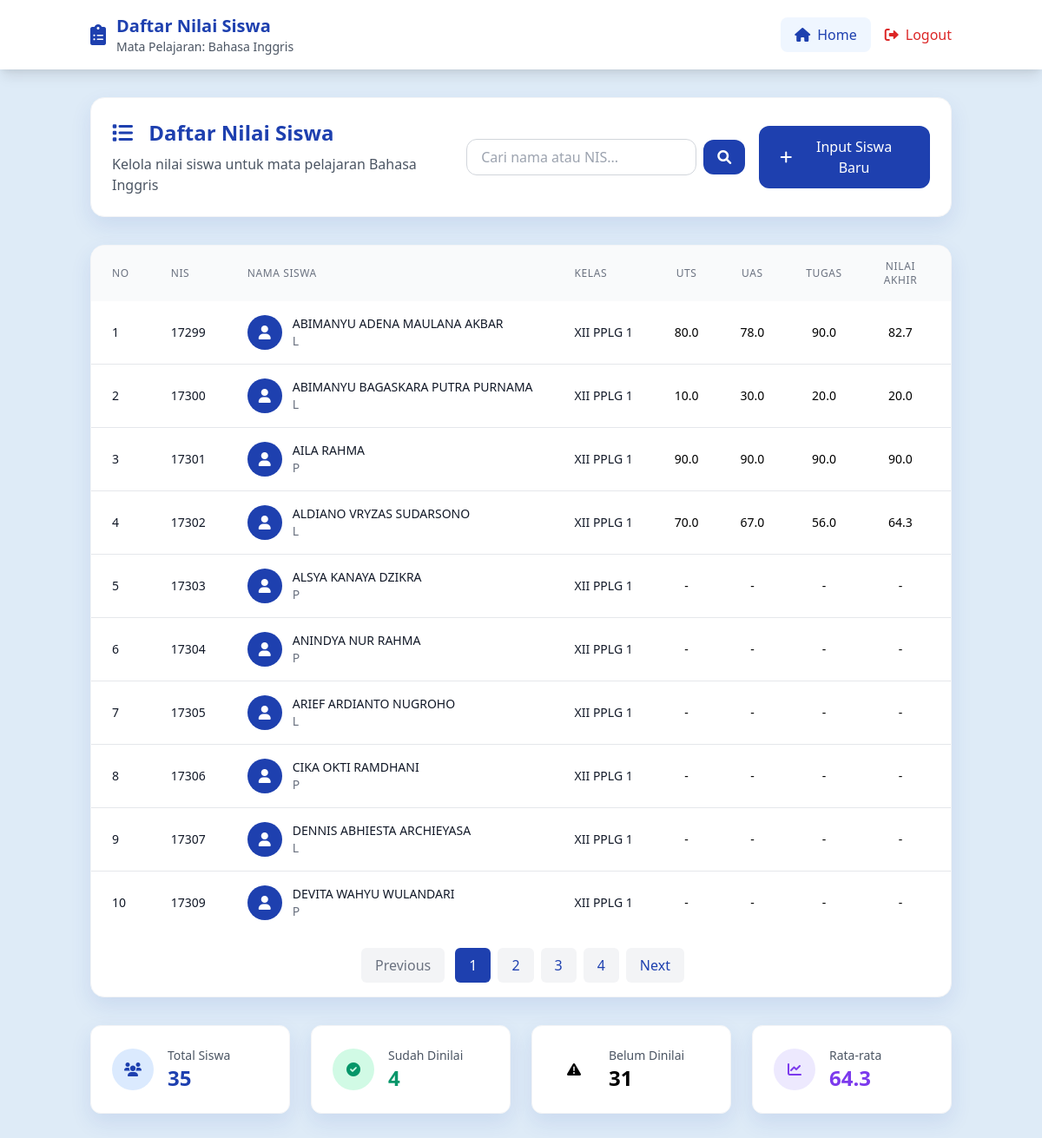
/nilai_siswaa.php (signed in), run on the app's committed database.
### tables this page shows
CREATE TABLE `mata_pelajaran` (
  `id` int(11) NOT NULL,
  `nama_mapel` varchar(50) NOT NULL
);

CREATE TABLE `nilai` (
  `id` int(11) NOT NULL,
  `nis` varchar(10) DEFAULT NULL,
  `id_mapel` int(11) DEFAULT NULL,
  `uts` decimal(5,2) DEFAULT NULL,
  `uas` decimal(5,2) DEFAULT NULL,
  `tugas` decimal(5,2) DEFAULT NULL,
  `na` decimal(5,2) DEFAULT NULL,
  `grade` char(1) DEFAULT NULL,
  `created_at` timestamp NOT NULL DEFAULT current_timestamp()
);

CREATE TABLE `siswa` (
  `nis` varchar(10) NOT NULL,
  `nama` varchar(100) NOT NULL,
  `jenis_kelamin` char(1) NOT NULL,
  `kelas` varchar(20) NOT NULL DEFAULT 'XII PPLG 1',
  `tahun_ajaran` varchar(20) NOT NULL DEFAULT '2054/2026'
);

### nilai_siswaa.php (the view, shortened to what this page needs)
<?php
require 'koneksi.php';
$id_mapel = $_SESSION['id_mapel'];
$mapel = $pdo->query("SELECT * FROM mata_pelajaran WHERE id = $id_mapel")->fetch();
$search = isset($_GET['search']) ? trim($_GET['search']) : '';
$limit = 10;
$page = isset($_GET['page']) && is_numeric($_GET['page']) ? (int)$_GET['page'] : 1;
$offset = ($page - 1) * $limit;
$count_query = "SELECT COUNT(*) FROM siswa s";
$stmt = $pdo->prepare($count_query);
$stmt->execute();
$total_records = $stmt->fetchColumn();
$total_pages = ceil($total_records / $limit);
$query = "SELECT s.*, n.uts, n.uas, n.tugas, n.na, n.grade, n.id as nilai_id
          FROM siswa s
          LEFT JOIN nilai n ON s.nis = n.nis AND n.id_mapel = :id_mapel";
$query .= " ORDER BY s.nama LIMIT :limit OFFSET :offset";
$stmt = $pdo->prepare($query);
$stmt->bindValue(':id_mapel', $id_mapel, PDO::PARAM_INT);
$stmt->bindValue(':limit', $limit, PDO::PARAM_INT);
$stmt->bindValue(':offset', $offset, PDO::PARAM_INT);
$stmt->execute();
$siswa_nilai = $stmt->fetchAll();
?>
<!DOCTYPE html>
<html lang="id">
<head>
    <link href="https://cdn.jsdelivr.net/npm/tailwindcss@2.2.19/dist/tailwind.min.css" rel="stylesheet">
    <link href="https://cdnjs.cloudflare.com/ajax/libs/font-awesome/6.0.0/css/all.min.css" rel="stylesheet">
</head>
<body class="bg-light-blue min-h-screen">
    <header class="bg-white shadow-lg">
        <div class="container mx-auto px-4 py-4">
            <div class="flex justify-between items-center">
                <div class="flex items-center space-x-3">
                    <i class="fas fa-clipboard-list text-2xl text-primary-blue"></i>
                    <div>
                        <h1 class="text-xl font-bold text-primary-blue">Daftar Nilai Siswa</h1>
                        <p class="text-gray-600 text-sm">Mata Pelajaran: <?php echo $mapel['nama_mapel']; ?></p>
                    </div>
                </div>
                <div class="flex items-center space-x-4">
                    <a href="home_guru.php" class="flex items-center text-primary-blue hover:text-blue-700 transition-all duration-300 bg-blue-50 px-4 py-2 rounded-lg">
                        <i class="fas fa-home mr-2"></i>
                        Home
                    </a>
                    <a href="logout.php" class="flex items-center text-red-600 hover:text-red-700 transition-all duration-300">
                        <i class="fas fa-sign-out-alt mr-2"></i>
                        Logout
                    </a>
                </div>
            </div>
        </div>
    </header>
    <main class="container mx-auto px-4 py-8">
        <div class="max-w-7xl mx-auto">
            <div class="bg-white rounded-2xl card-shadow p-6 border border-gray-100 mb-8">
                <div class="flex flex-col sm:flex-row justify-between items-start sm:items-center">
                    <div>
                        <h2 class="text-2xl font-bold text-primary-blue mb-2">
                            <i class="fas fa-list mr-3"></i>
                            Daftar Nilai Siswa
                        </h2>
                        <p class="text-gray-600">
                            Kelola nilai siswa untuk mata pelajaran <?php echo $mapel['nama_mapel']; ?>
                        </p>
                    </div>
                    <div class="mt-4 sm:mt-0 flex space-x-4">
                        <form method="GET" class="flex items-center">
                            <input
                                type="text"
                                name="search"
                                value="<?php echo htmlspecialchars($search); ?>"
                                placeholder="Cari nama atau NIS..."
                                class="px-4 py-2 border border-gray-300 rounded-xl focus:outline-none input-focus transition-all duration-300"
                            >
                            <button
                                type="submit"
                                class="ml-2 bg-primary-blue text-white px-4 py-2 rounded-xl hover:bg-blue-700 transition-all duration-300 btn-hover"
                            >
                                <i class="fas fa-search"></i>
                            </button>
                        </form>
                        <button id="openModalBtn" class="bg-primary-blue text-white px-6 py-3 rounded-xl hover:bg-blue-700 transition-all duration-300 btn-hover inline-flex items-center">
                            <i class="fas fa-plus mr-2"></i>
                            Input Siswa Baru
                        </button>
                    </div>
                </div>
            </div>
            <div class="bg-white rounded-2xl card-shadow border border-gray-100 overflow-hidden">
                <div class="overflow-x-auto">
                    <table class="w-full">
                        <thead class="bg-gray-50">
                            <tr>
                                <th class="px-6 py-4 text-left text-xs font-medium text-gray-500 uppercase tracking-wider">No</th>
                                <th class="px-6 py-4 text-left text-xs font-medium text-gray-500 uppercase tracking-wider">NIS</th>
                                <th class="px-6 py-4 text-left text-xs font-medium text-gray-500 uppercase tracking-wider">Nama Siswa</th>
                                <th class="px-6 py-4 text-left text-xs font-medium text-gray-500 uppercase tracking-wider">Kelas</th>
                                <th class="px-6 py-4 text-center text-xs font-medium text-gray-500 uppercase tracking-wider">UTS</th>
                                <th class="px-6 py-4 text-center text-xs font-medium text-gray-500 uppercase tracking-wider">UAS</th>
                                <th class="px-6 py-4 text-center text-xs font-medium text-gray-500 uppercase tracking-wider">Tugas</th>
                                <th class="px-6 py-4 text-center text-xs font-medium text-gray-500 uppercase tracking-wider">Nilai Akhir</th>
                                <th class="px-6 py-4 text-center text-xs font-medium text-gray-500 uppercase tracking-wider">Grade</th>
                            </tr>
                        </thead>
                        <tbody class="bg-white divide-y divide-gray-200">
                            <?php foreach ($siswa_nilai as $index => $siswa) : ?>
                                <tr class="table-hover transition-colors duration-200">
                                    <td class="px-6 py-4 whitespace-nowrap text-sm font-medium text-gray-900">
                                        <?php echo $offset + $index + 1; ?>
                                    </td>
                                    <td class="px-6 py-4 whitespace-nowrap text-sm text-gray-900">
                                        <?php echo $siswa['nis']; ?>
                                    </td>
                                    <td class="px-6 py-4 whitespace-nowrap">
                                        <div class="flex items-center">
                                            <div class="w-10 h-10 bg-primary-blue rounded-full flex items-center justify-center mr-3">
                                                <i class="fas fa-user text-white"></i>
                                            </div>
                                            <div>
                                                <div class="text-sm font-medium text-gray-900"><?php echo $siswa['nama']; ?></div>
                                                <div class="text-sm text-gray-500"><?php echo $siswa['jenis_kelamin']; ?></div>
                                            </div>
                                        </div>
                                    </td>
                                    <td class="px-6 py-4 whitespace-nowrap text-sm text-gray-900">
                                        <?php echo $siswa['kelas']; ?>
                                    </td>
                                    <td class="px-6 py-4 whitespace-nowrap text-sm text-center">
                                        <?php echo $siswa['uts'] ? number_format($siswa['uts'], 1) : '-'; ?>
                                    </td>
                                    <td class="px-6 py-4 whitespace-nowrap text-sm text-center">
                                        <?php echo $siswa['uas'] ? number_format($siswa['uas'], 1) : '-'; ?>
                                    </td>
                                    <td class="px-6 py-4 whitespace-nowrap text-sm text-center">
                                        <?php echo $siswa['tugas'] ? number_format($siswa['tugas'], 1) : '-'; ?>
                                    </td>
                                    <td class="px-6 py-4 whitespace-nowrap text-sm text-center font-medium">
                                        <?php echo $siswa['na'] ? number_format($siswa['na'], 1) : '-'; ?>
                                    </td>
                                    <td class="px-6 py-4 whitespace-nowrap text-center">
                                    </td>
                                </tr>
                            <?php endforeach; ?>
                        </tbody>
                    </table>
                </div>
                <div class="p-4 flex justify-center items-center space-x-2">
                    <?php if ($page > 1) : ?>
                        <a href="?page=<?php echo $page - 1; ?><?php echo $search ? '&search=' . urlencode($search) : ''; ?>"
                           class="pagination-link">Previous</a>
                    <?php else : ?>
                        <span class="pagination-link disabled">Previous</span>
                    <?php endif; ?>
                    <?php for ($i = 1; $i <= $total_pages; $i++) : ?>
                        <a href="?page=<?php echo $i; ?><?php echo $search ? '&search=' . urlencode($search) : ''; ?>"
                           class="pagination-link <?php echo $i == $page ? 'active' : ''; ?>">
                            <?php echo $i; ?>
                        </a>
                    <?php endfor; ?>
                    <?php if ($page < $total_pages) : ?>
                        <a href="?page=<?php echo $page + 1; ?><?php echo $search ? '&search=' . urlencode($search) : ''; ?>"
                           class="pagination-link">Next</a>
                    <?php else : ?>
                        <span class="pagination-link disabled">Next</span>
                    <?php endif; ?>
                </div>
            </div>
            <div class="grid md:grid-cols-4 gap-6 mt-8">
                <div class="bg-white rounded-xl card-shadow p-6 border border-gray-100">
                    <div class="flex items-center">
                        <div class="bg-blue-100 w-12 h-12 rounded-full flex items-center justify-center mr-4">
                            <i class="fas fa-users text-primary-blue"></i>
                        </div>
                        <div>
                            <p class="text-gray-600 text-sm">Total Siswa</p>
                            <p class="text-2xl font-bold text-primary-blue"><?php echo $total_records; ?></p>
                        </div>
                    </div>
                </div>
                <div class="bg-white rounded-xl card-shadow p-6 border border-gray-100">
                    <div class="flex items-center">
                        <div class="bg-green-100 w-12 h-12 rounded-full flex items-center justify-center mr-4">
                            <i class="fas fa-check-circle text-green-600"></i>
                        </div>
                        <div>
                            <p class="text-gray-600 text-sm">Sudah Dinilai</p>
                            <p class="text-2xl font-bold text-green-600">
                                <?php
                                    $stmt = $pdo->prepare("SELECT COUNT(*) FROM siswa s JOIN nilai n ON s.nis = n.nis WHERE n.id_mapel = ?");
                                    $stmt->execute([$id_mapel]);
                                    echo $stmt->fetchColumn();
                                ?>
                            </p>
                        </div>
                    </div>
                </div>
                <div class="bg-white rounded-xl card-shadow p-6 border border-gray-100">
                    <div class="flex items-center">
                        <div class="bg-orange-100 w-12 h-12 rounded-full flex items-center justify-center mr-4">
                            <i class="fas fa-exclamation-triangle text-orange-600"></i>
                        </div>
                        <div>
                            <p class="text-gray-600 text-sm">Belum Dinilai</p>
                            <p class="text-2xl font-bold text-orange-600">
                                <?php
                                    $stmt = $pdo->prepare("SELECT COUNT(*) FROM siswa s LEFT JOIN nilai n ON s.nis = n.nis AND n.id_mapel = ? WHERE n.id IS NULL");
                                    $stmt->execute([$id_mapel]);
                                    echo $stmt->fetchColumn();
                                ?>
                            </p>
                        </div>
                    </div>
                </div>
                <div class="bg-white rounded-xl card-shadow p-6 border border-gray-100">
                    <div class="flex items-center">
                        <div class="bg-purple-100 w-12 h-12 rounded-full flex items-center justify-center mr-4">
                            <i class="fas fa-chart-line text-purple-600"></i>
                        </div>
                        <div>
                            <p class="text-gray-600 text-sm">Rata-rata</p>
                            <p class="text-2xl font-bold text-purple-600">
                                <?php
                                    $stmt = $pdo->prepare("SELECT AVG(na) FROM nilai WHERE id_mapel = ?");
                                    $stmt->execute([$id_mapel]);
                                    $rata_rata = $stmt->fetchColumn();
                                    echo $rata_rata ? number_format($rata_rata, 1) : '0.0';
                                ?>
                            </p>
                        </div>
                    </div>
                </div>
            </div>
        </div>
    </main>
</body>
</html>

### nilai_siswaa.php (style rules this page uses)
.bg-light-blue { background-color: #DEEBF7; }
.text-primary-blue { color: #1E40AF; }
.bg-primary-blue { background-color: #1E40AF; }
.card-shadow { box-shadow: 0 10px 25px rgba(30, 64, 175, 0.1); }
.pagination-link { padding: 0.5rem 1rem; margin: 0 0.25rem; border-radius: 0.375rem; background-color: #f3f4f6; color: #1E40AF; transition: all 0.3s; }
.pagination-link.active { background-color: #1E40AF; color: white; }
.pagination-link.disabled { color: #6b7280; pointer-events: none; }

### data on the page
mata_pelajaran: nama_mapel "Bahasa Inggris"
nilai: index "1", nis.nis "17299", nis.nama "ABIMANYU ADENA MAULANA AKBAR", nis.jenis_kelamin "L", nis.kelas "XII PPLG 1", uts "80.0", uas "78.0", tugas "90.0", na "82.7"
nilai: index "2", nis.nis "17300", nis.nama "ABIMANYU BAGASKARA PUTRA PURNAMA", nis.jenis_kelamin "L", nis.kelas "XII PPLG 1", uts "10.0", uas "30.0", tugas "20.0", na "20.0"
nilai: index "3", nis.nis "17301", nis.nama "AILA RAHMA", nis.jenis_kelamin "P", nis.kelas "XII PPLG 1", uts "90.0", uas "90.0", tugas "90.0", na "90.0"
nilai: index "4", nis.nis "17302", nis.nama "ALDIANO VRYZAS SUDARSONO", nis.jenis_kelamin "L", nis.kelas "XII PPLG 1", uts "70.0", uas "67.0", tugas "56.0", na "64.3"
siswa: index "5", nis "17303", nama "ALSYA KANAYA DZIKRA", jenis_kelamin "P", kelas "XII PPLG 1"
siswa: index "6", nis "17304", nama "ANINDYA NUR RAHMA", jenis_kelamin "P", kelas "XII PPLG 1"
siswa: index "7", nis "17305", nama "ARIEF ARDIANTO NUGROHO", jenis_kelamin "L", kelas "XII PPLG 1"
siswa: index "8", nis "17306", nama "CIKA OKTI RAMDHANI", jenis_kelamin "P", kelas "XII PPLG 1"
siswa: index "9", nis "17307", nama "DENNIS ABHIESTA ARCHIEYASA", jenis_kelamin "L", kelas "XII PPLG 1"
siswa: index "10", nis "17309", nama "DEVITA WAHYU WULANDARI", jenis_kelamin "P", kelas "XII PPLG 1"

### other printed values
$total_records "35"
$stmt->fetchColumn() "4"
$stmt->fetchColumn() "31"
$rata_rata "64.3"
